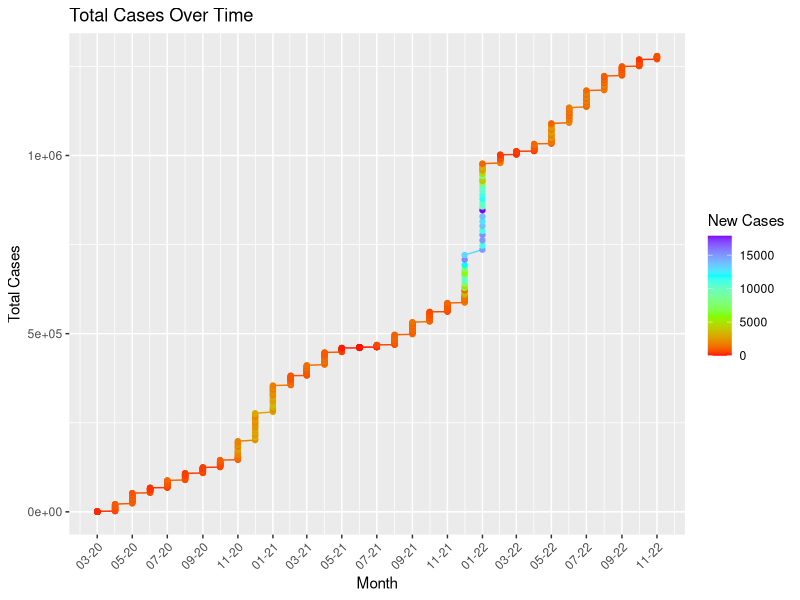
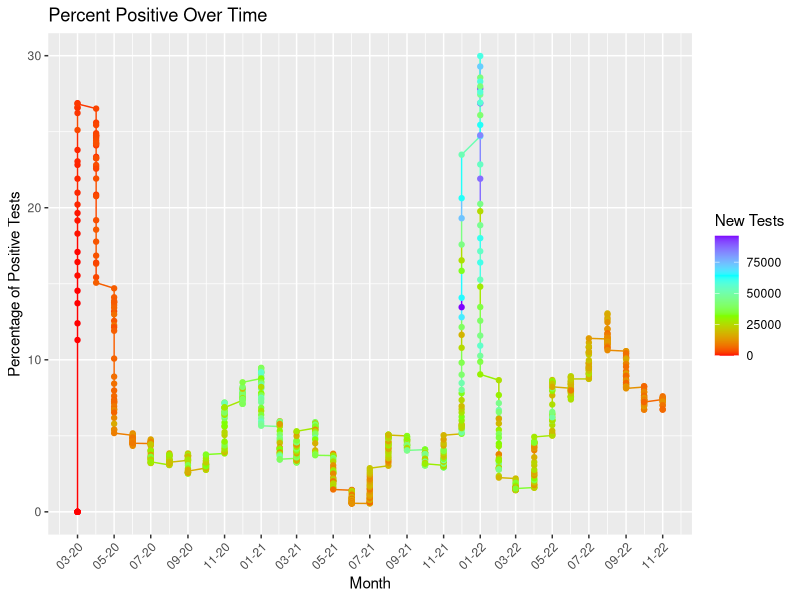
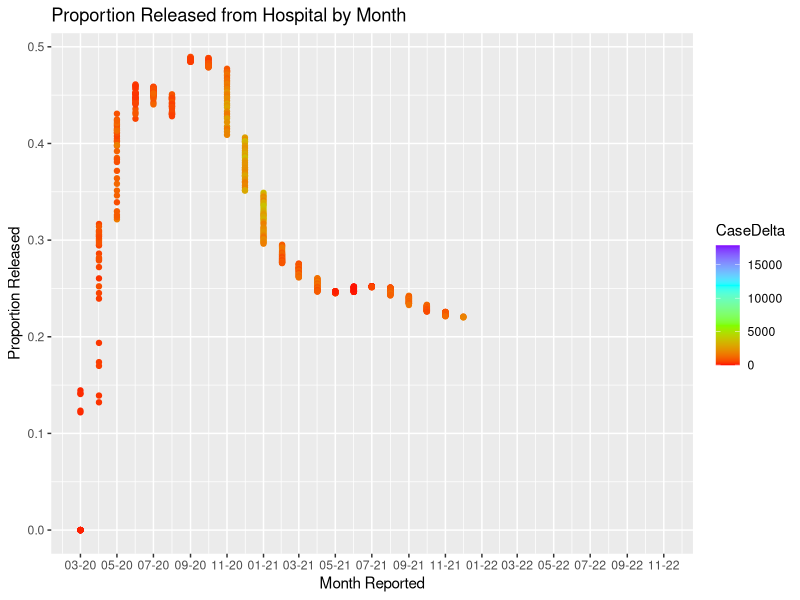
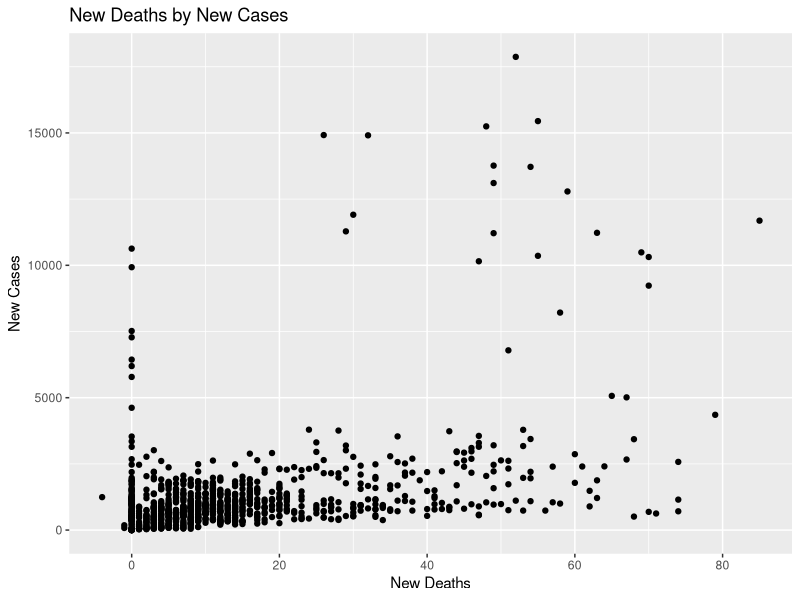
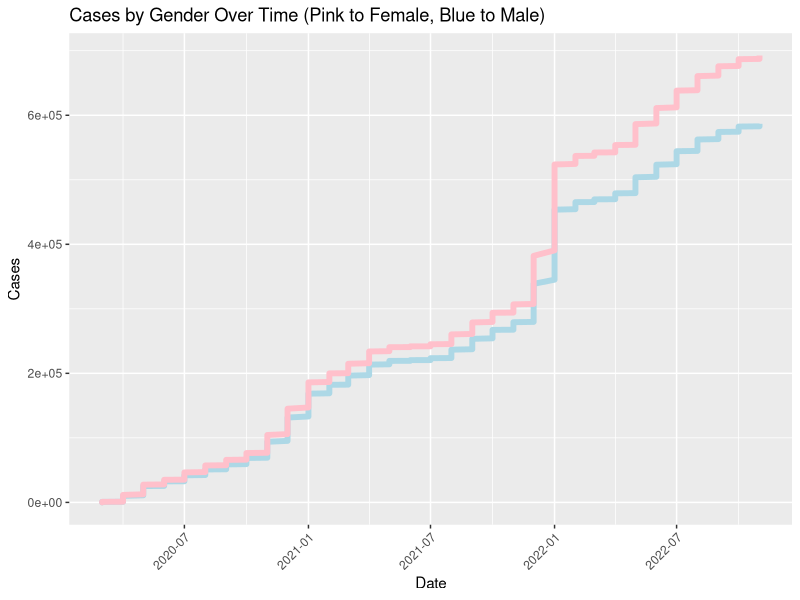
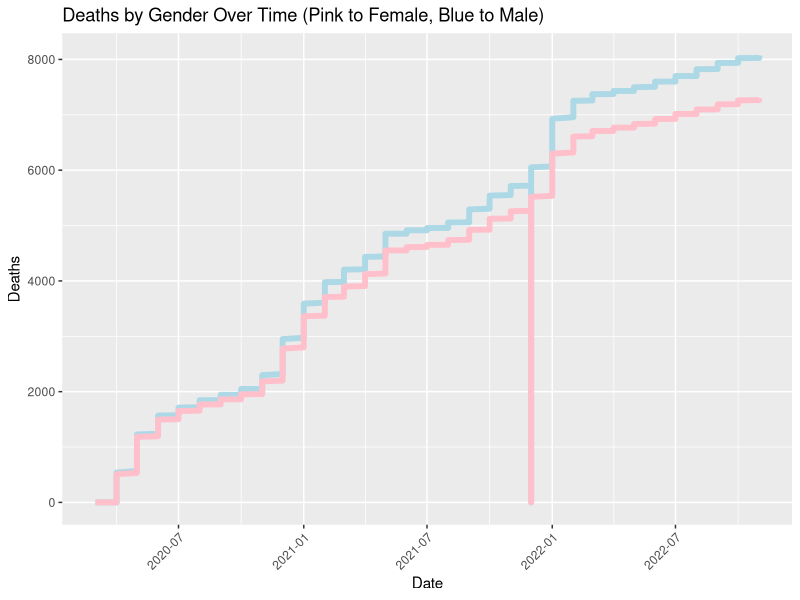
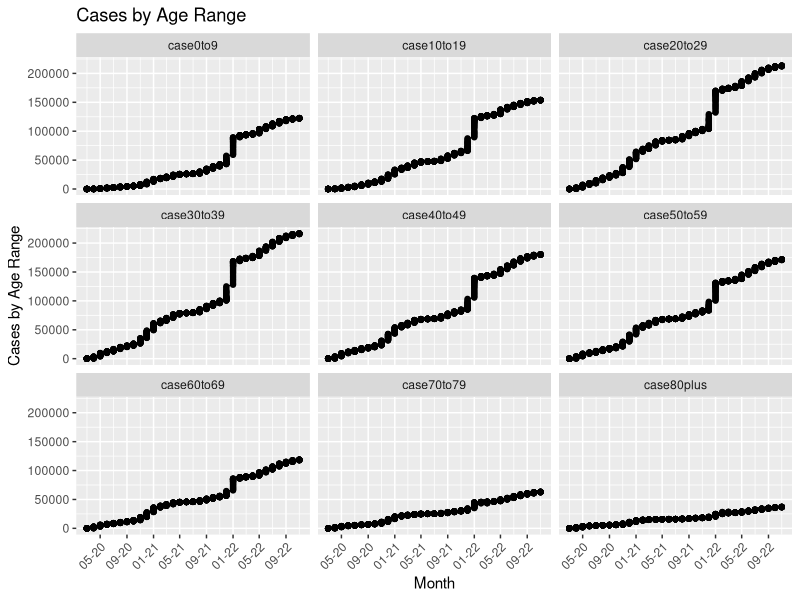
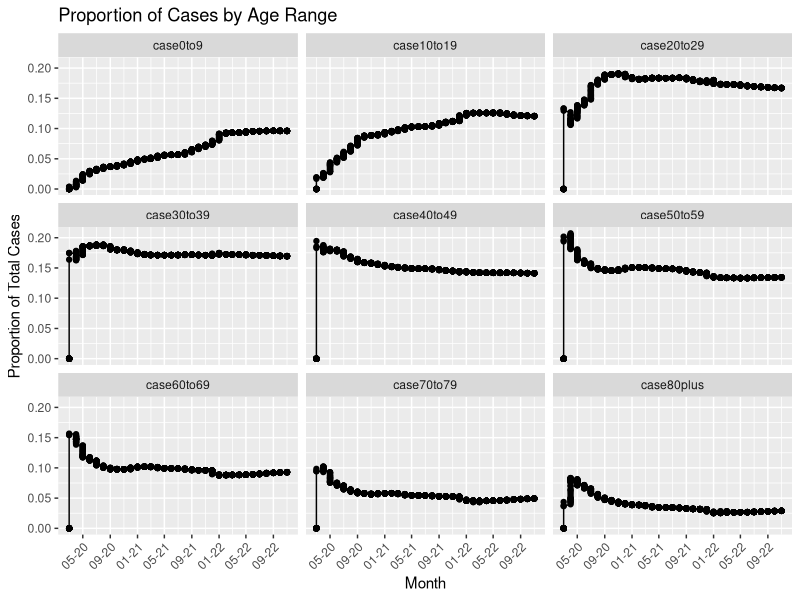

Source code (R) for these figures, in order:
## ---- chunk 1
knitr::opts_chunk$set(echo = TRUE)
## ---- chunk 2

library(data.table)
df <- fread('MD_COVID-19_-_MASTER_Case_Tracker.csv')
show(df)
## ---- chunk 3
library(zoo)
library(tidyverse)
library(lubridate)
library(dplyr)
## ---- chunk 4


df1 <- df %>% dplyr::mutate(year = year(as.Date(df$ReportDate,format="%m/%d/%Y")),
                 month = lubridate::month(as.Date(df$ReportDate,format="%m/%d/%Y")),
                 day = lubridate::day(as.Date(df$ReportDate,format="%m/%d/%Y")),
                 date = my(format(as.Date(df$ReportDate,format = "%m/%d/%Y"),"%m/%y")))
## ---- chunk 5
ggplot(data=df1, aes(x=df1$date, y=df1$TotalCases, color= df1$CaseDelta)) +
  labs(x = "Month", y = "Total Cases", color = "New Cases") +
  scale_colour_gradientn(colors=rainbow(4)) +
  geom_line()+
  geom_point() +
  scale_x_date(date_labels = "%m-%y",
               date_breaks = "2 month") +
  ggtitle("Total Cases Over Time") +
  theme(axis.text.x = element_text(angle = 45, hjust=1))
## ---- chunk 6
ggplot(data=df1, aes(x=df1$date, y=df1$PosTestPercent, color = df1$TestsDelta)) +
  geom_line() +
  labs(color = "New Tests", x = "Month", y = "Percentage of Positive Tests") +
  scale_colour_gradientn(colors=rainbow(4)) +
  geom_point() +
  scale_x_date(date_labels = "%m-%y",
               date_breaks = "2 month") +
  ggtitle("Percent Positive Over Time") + 
  theme(axis.text.x = element_text(angle = 45, hjust=1))
## ---- chunk 7
proportion_released = df1$total_released / df1$total_hospitalized
ggplot(data=df1, aes(x=df1$date, y=proportion_released, color=CaseDelta)) +
  scale_colour_gradientn(colors=rainbow(4)) +
  xlab("Month Reported") +
  ylab("Proportion Released") +
  geom_point() +
  scale_x_date(date_labels = "%m-%y",
               date_breaks = "2 month") +
  ggtitle("Proportion Released from Hospital by Month")
  theme(axis.text.x = element_text(angle = 45, hjust=1))

## ---- chunk 8

df1$NegDelta[is.na(df1$NegDelta)] = 0
df1$bedsDelta[is.na(df1$bedsDelta)] = 0
df1$deathsDelta[is.na(df1$deathsDelta)] = 0
df1$CaseDelta[is.na(df1$CaseDelta)] = 0
df1$pDeathsDelta[is.na(df1$pDeathsDelta)] = 0
df1$TestsDelta[is.na(df1$TestsDelta)] = 0
df1$releasedDelta[is.na(df1$releasedDelta)] = 0
df1$hospitalizedDelta[is.na(df1$hospitalizedDelta)] = 0

df1 <- df1 %>% mutate_all(.funs = funs(na.locf0(.)))

ggplot(data=df1, aes(x=df1$deathsDelta, y=df1$CaseDelta)) +
  labs(y = "New Cases", x = "New Deaths") +
  geom_point() +
  ggtitle("New Deaths by New Cases")
  geom_abline(color = "red")
## ---- chunk 9

ggp1 <- ggplot(data = df1, aes(x=df1$date)) +       
  geom_line(aes(y = df1$genMale), color = "lightblue", size=2) +
  geom_line(aes(y = df1$genFemale), color = "pink", size=2) +
  labs(x="Date", y="Cases") +
  ggtitle("Cases by Gender Over Time (Pink to Female, Blue to Male)") +
  theme(axis.text.x = element_text(angle = 45, hjust=1))

ggp1     

## ---- chunk 10

ggp1 <- ggplot(data = df1, aes(x=df1$date)) +       
  geom_line(aes(y = df1$deathGenMale), color = "lightblue", size=2) +
  geom_line(aes(y = df1$deathGenFemale), color = "pink", size=2) +
  labs(x="Date", y="Deaths") +
  ggtitle("Deaths by Gender Over Time (Pink to Female, Blue to Male)") +
  theme(axis.text.x = element_text(angle = 45, hjust=1))

ggp1     

## ---- chunk 11
agc <- df1 %>% pivot_longer(
  col = c(case0to9,case10to19,case20to29,case30to39,case40to49,case50to59,case60to69,case70to79,case80plus),
  names_to = "ageGroup",
  values_to = "cases")

ggplot(data = agc, aes(x = `date`, y = `cases`)) +
  facet_wrap(~agc$ageGroup) +
  labs(x = "Month", y = "Cases by Age Range") +
  geom_line()+
  geom_point() +
  ggtitle("Cases by Age Range") +
  scale_x_date(date_labels = "%m-%y",
               date_breaks = "4 month") +
  theme(axis.text.x = element_text(angle = 45, hjust=1))
## ---- chunk 12
agc$proportion = agc$cases / agc$TotalCases

ggplot(data = agc, aes(x = `date`, y = `proportion`)) +
  facet_wrap(~agc$ageGroup) +
  labs(x = "Month", y = "Proportion of Total Cases") +
  geom_line()+
  geom_point() +
  ggtitle("Proportion of Cases by Age Range") +
  scale_x_date(date_labels = "%m-%y",
               date_breaks = "4 month") +
  theme(axis.text.x = element_text(angle = 45, hjust=1))
## ---- chunk 13
agd <- df1 %>% pivot_longer(
  col = c(death0to9,death10to19,death20to29,death30to39,death40to49,death50to59,death60to69,death70to79,death80plus),
  names_to = "ageGroup",
  values_to = "deathByGroup")

ggplot(data = agd, aes(x = `date`, y = `deathByGroup`)) +
  facet_wrap(~agd$ageGroup) +
  labs(x = "Month", y = "Deaths by Age Range") +
  geom_line()+
  geom_point() +
  ggtitle("Deaths by Age Range") +
  scale_x_date(date_labels = "%m-%y",
               date_breaks = "4 month") +
  theme(axis.text.x = element_text(angle = 45, hjust=1))
## ---- chunk 14
agd$proportion = agd$deathByGroup / agd$deaths

ggplot(data = agd, aes(x = `date`, y = `proportion`)) +
  facet_wrap(~agd$ageGroup) +
  labs(x = "Month", y = "Proportion of Total Deaths") +
  geom_line()+
  geom_point() +
  ggtitle("Proportion of Deaths by Age Range") +
  scale_x_date(date_labels = "%m-%y",
               date_breaks = "4 month") +
  theme(axis.text.x = element_text(angle = 45, hjust=1))
## ---- chunk 15
cbr <- df1 %>% pivot_longer(
  col = c(caseAfrAmer,caseWhite,caseHispanic,caseAsian,caseOther,caseNotAVail),
  names_to = "race",
  values_to = "cases")

ggplot(data = cbr, aes(x = `date`, y = `cases`)) +
  facet_wrap(~cbr$race) +
  labs(x = "Month", y = "Cases by Race") +
  geom_line()+
  geom_point() +
  ggtitle("Cases by Race") +
  scale_x_date(date_labels = "%m-%y",
               date_breaks = "4 month") +
  theme(axis.text.x = element_text(angle = 45, hjust=1))
## ---- chunk 16
cbr$proportion = cbr$cases / cbr$TotalCases

ggplot(data = cbr, aes(x = `date`, y = `proportion`)) +
  facet_wrap(~cbr$race) +
  labs(x = "Month", y = "Proportion of Total Cases") +
  geom_line()+
  geom_point() +
  ggtitle("Proportion of Cases by Race") +
  scale_x_date(date_labels = "%m-%y",
               date_breaks = "4 month") +
  theme(axis.text.x = element_text(angle = 45, hjust=1))
## ---- chunk 17
dbr <- df1 %>% pivot_longer(
  col = c(deathAfrAmer,deathWhite,deathHispanic,deathAsian,deathOther,deathNotAvail),
  names_to = "race",
  values_to = "deathByRace")

ggplot(data = dbr, aes(x = `date`, y = `deathByRace`)) +
  facet_wrap(~dbr$race) +
  labs(x = "Month", y = "Deaths by Race") +
  geom_line()+
  geom_point() +
  ggtitle("Deaths by Race") +
  scale_x_date(date_labels = "%m-%y",
               date_breaks = "4 month") +
  theme(axis.text.x = element_text(angle = 45, hjust=1))
## ---- chunk 18
dbr$proportion = dbr$deathByRace / dbr$deaths

ggplot(data = dbr, aes(x = `date`, y = `proportion`)) +
  facet_wrap(~dbr$race) +
  labs(x = "Month", y = "Proportion of Total Deaths") +
  geom_line()+
  geom_point() +
  ggtitle("Proportion of Deaths by Race") +
  scale_x_date(date_labels = "%m-%y",
               date_breaks = "4 month") +
  theme(axis.text.x = element_text(angle = 45, hjust=1))
